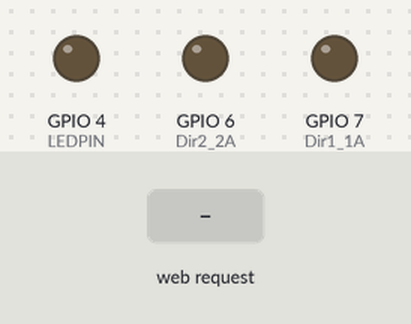
A sketch run on a simulated ESP32-S3. On the bench: output pins drawn as LEDs (lit = HIGH). Inputs (shaded band) come from the test bench. What the sketch prints to the serial monitor is not drawn.

Above: at 1.2 s.
1.3 s: HTTP request GET /set_speed?speed=1 received
At 1.8 s:
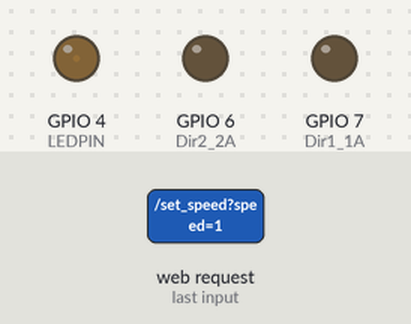
2.8 s: HTTP request GET /set_speed?speed=120 received
At 4.0 s:
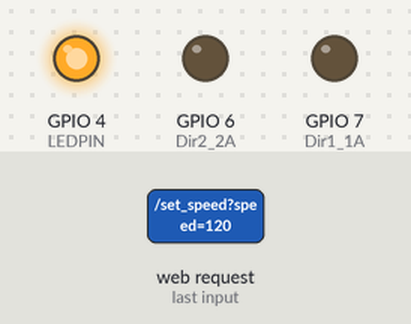
4.3 s: HTTP request GET /set_direction?dir=forward received
At 5.3 s:
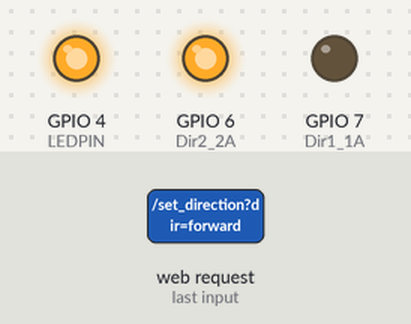
5.8 s: HTTP request GET /set_speed received
At 6.5 s:
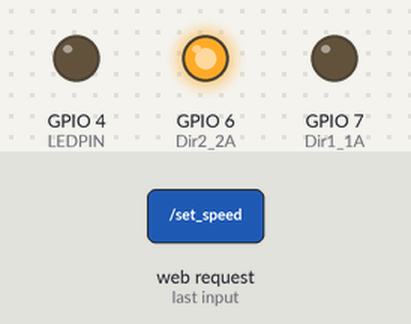
7.3 s: HTTP request GET /set_direction?dir=backward received
At 7.6 s:
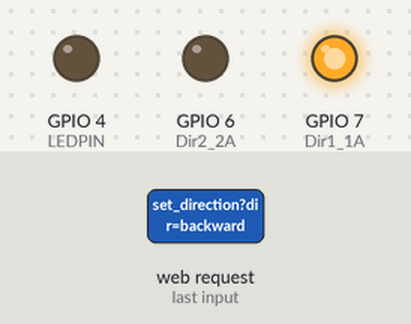
8.8 s: HTTP request GET /set_speed?dir=1&speed=1 received
At 9.9 s:
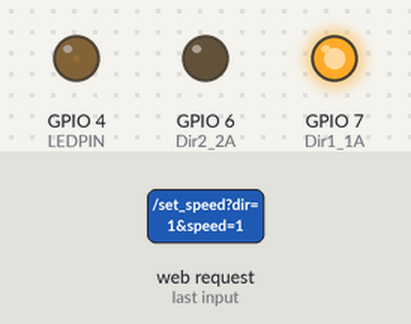
Timing chart, 0 to 11.3 s (numbered marks = the images above; inputs shaded):
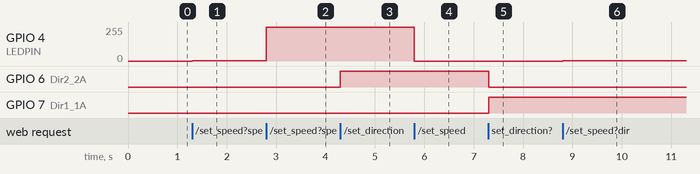

The sketch:

test.ino
```cpp
#include <WiFi.h>
#include <WebServer.h>
#include "MyHTML.h"

WebServer server(80); // 使用 WebServer 对象

// 定义硬件引脚
#define LEDPIN 4
#define Dir1_1A 7
#define Dir2_2A 6

const char* ssid = "xiwei"; // 你的WiFi SSID
const char* password = "123456789"; // 你的WiFi密码

const int ledChannel = 0;
const int ledFrequency = 30;
const int ledResolution = 14; //0-16383


void handleRoot() {
  server.send(200, "text/html", body);
}

// void handleF() {
//   String direction = server.arg("dir");
//   if (direction == "forward") {
//     digitalWrite(Dir1_1A, LOW);
//     digitalWrite(Dir2_2A, HIGH);
//   }
//   server.send(200, "text/html", body);
// }

// void handleB() {
//   String direction = server.arg("dir");
//   if (direction == "backward") {
//     digitalWrite(Dir1_1A, HIGH);
//     digitalWrite(Dir2_2A, LOW);
//   }
//   server.send(200, "text/html", body);
// }

void handleDirection() {
  String direction = server.arg("dir");
  if (direction == "forward") {
    digitalWrite(Dir1_1A, LOW);
    digitalWrite(Dir2_2A, HIGH);
  } else if (direction == "backward") {
    digitalWrite(Dir1_1A, HIGH);
    digitalWrite(Dir2_2A, LOW);
  }
  server.send(200, "text/html", body);
}

void handleSpeed() {
  int speed = server.arg("speed").toInt();

  int duty = map(speed, 0, 100, 0, 16383);

  ledcWrite(ledChannel, duty);
  server.send(200, "text/html", body);
  Serial.print(speed);
}

void setup() {
  Serial.begin(115200);

  // 设置硬件引脚模式
  pinMode(Dir1_1A, OUTPUT);
  pinMode(Dir2_2A, OUTPUT);
  pinMode(LEDPIN, OUTPUT);

  // 设置 LEDC PWM 控制
  ledcSetup(ledChannel, ledFrequency, ledResolution);
  ledcAttachPin(LEDPIN, ledChannel);

  // 设置软AP并启动服务器
  WiFi.softAP(ssid, password);
  IPAddress IP = WiFi.softAPIP();
  Serial.print("AP IP address: ");
  Serial.println(IP);

  server.on("/", HTTP_GET, handleRoot);
  // server.on("/set_direction", HTTP_GET, handleB);
  // server.on("/set_direction", HTTP_GET, handleF);
  server.on("/set_direction", HTTP_GET, handleDirection);
  server.on("/set_speed", HTTP_GET, handleSpeed);

  server.begin();
}

void loop() {
  server.handleClient();
}
```

MyHTML.h
```cpp
#ifndef MYHTML_H
#define MYHTML_H

const char body[] PROGMEM = R"===(
<!DOCTYPE html>
<html>
  <body>
    <input type="range" id="myRange" min="0" max="100" oninput="updateValue(this.value)"> Value: <span id="demo"></span>
    <button id="forwardBtn" onclick="setDirection('forward')">Forward</button>
    <button id="backwardBtn" onclick="setDirection('backward')">Backward</button>
    <script>
      window.onload = function() {
        getDataAndDisplay();
      }

      function updateValue(value) {
        document.getElementById("demo").innerHTML = value;
        sendData(value);
      }

      function setDirection(direction) {
        sendDataDirection(direction);
      }

      function sendData(value) {
        var xhr = new XMLHttpRequest();
        xhr.open("GET", "/set_speed?speed=" + value, true);
        xhr.send();
      }

      function sendDataDirection(direction) {
        var xhr = new XMLHttpRequest();
        xhr.open("GET", "/set_direction?dir=" + direction, true);
        xhr.send();
      }

      function getDataAndDisplay() {
        var xhr = new XMLHttpRequest();
        xhr.open("GET", "/get_value", true);
        xhr.onreadystatechange = function() {
          if (xhr.readyState == 4 && xhr.status == 200) {
            var value = xhr.responseText;
            document.getElementById("demo").innerHTML = value;
            document.getElementById("myRange").value = value;
          }
        };
        xhr.send();
      }
    </script>
  </body>
</html>
)===";

#endif // MYHTML_H
```

Measured:
- after the input at 1.3 s, GPIO 4 (LEDPIN): 0/255 → 3/255 at once
- after the input at 2.8 s, GPIO 4 (LEDPIN): 3/255 → 255/255 at once
- after the input at 4.3 s, GPIO 6 (Dir2_2A): LOW → HIGH at once
- after the input at 5.8 s, GPIO 4 (LEDPIN): 255/255 → 0/255 at once
- after the input at 7.3 s, GPIO 6 (Dir2_2A): HIGH → LOW at once; GPIO 7 (Dir1_1A): LOW → HIGH at once
- after the input at 8.8 s, GPIO 4 (LEDPIN): 0/255 → 3/255 at once
